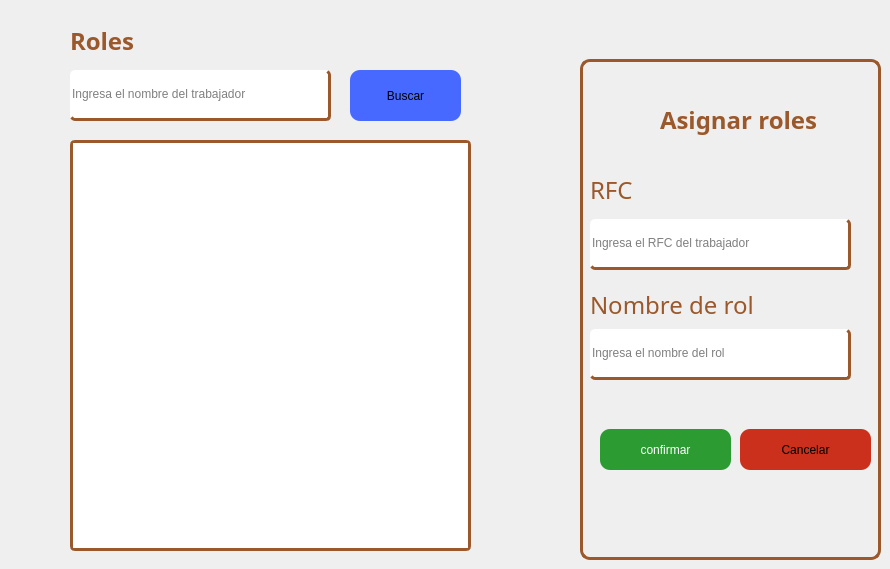
            <widget class="QWidget" name="tab_12">
             <attribute name="title">
              <string>Asignar roles</string>
             </attribute>
             <widget class="QTextEdit" name="atResultadoText">
              <property name="enabled">
               <bool>true</bool>
              </property>
              <property name="geometry">
               <rect>
                <x>70</x>
                <y>140</y>
                <width>401</width>
                <height>411</height>
               </rect>
              </property>
              <property name="font">
               <font>
                <family>Adwaita Sans</family>
                <pointsize>12</pointsize>
               </font>
              </property>
              <property name="cursor" stdset="0">
               <cursorShape>IBeamCursor</cursorShape>
              </property>
              <property name="styleSheet">
               <string notr="true">border: unset;
color: rgb(0, 0, 0);
border-radius: 5px;
border: 3px solid rgba(155, 88, 43, 1.0);
</string>
              </property>
              <property name="verticalScrollBarPolicy">
               <enum>Qt::ScrollBarPolicy::ScrollBarAsNeeded</enum>
              </property>
              <property name="readOnly">
               <bool>true</bool>
              </property>
             </widget>
             <widget class="QLineEdit" name="atBuscador">
              <property name="geometry">
               <rect>
                <x>70</x>
                <y>70</y>
                <width>261</width>
                <height>51</height>
               </rect>
              </property>
              <property name="styleSheet">
               <string notr="true">border: unset;
color: rgb(0, 0, 0);
border-radius: 5px;
border-bottom: 3px solid rgba(155, 88, 43, 1.0);
border-right: 3px solid  rgba(155, 88, 43, 1.0);</string>
              </property>
              <property name="placeholderText">
               <string>Ingresa el nombre del trabajador</string>
              </property>
             </widget>
             <widget class="QPushButton" name="atBuscar">
              <property name="geometry">
               <rect>
                <x>350</x>
                <y>70</y>
                <width>111</width>
                <height>51</height>
               </rect>
              </property>
              <property name="cursor">
               <cursorShape>PointingHandCursor</cursorShape>
              </property>
              <property name="styleSheet">
               <string notr="true">border: none;
border-radius: 10px;
background-color: rgb(71, 105, 255);</string>
              </property>
              <property name="text">
               <string>Buscar</string>
              </property>
             </widget>
             <widget class="QFrame" name="frame">
              <property name="geometry">
               <rect>
                <x>580</x>
                <y>59</y>
                <width>301</width>
                <height>501</height>
               </rect>
              </property>
              <property name="styleSheet">
               <string notr="true">border: 3px solid rgb(155, 88, 43);
border-radius: 10px;</string>
              </property>
              <property name="frameShape">
               <enum>QFrame::Shape::StyledPanel</enum>
              </property>
              <property name="frameShadow">
               <enum>QFrame::Shadow::Raised</enum>
              </property>
              <widget class="QPushButton" name="atCancelar">
               <property name="geometry">
                <rect>
                 <x>160</x>
                 <y>370</y>
                 <width>131</width>
                 <height>41</height>
                </rect>
               </property>
               <property name="cursor">
                <cursorShape>PointingHandCursor</cursorShape>
               </property>
               <property name="styleSheet">
                <string notr="true">border: none;
border-radius: 10px;
background-color: #CA301B;</string>
               </property>
               <property name="text">
                <string>Cancelar</string>
               </property>
              </widget>
              <widget class="QPushButton" name="atConfirmar">
               <property name="enabled">
                <bool>true</bool>
               </property>
               <property name="geometry">
                <rect>
                 <x>20</x>
                 <y>370</y>
                 <width>131</width>
                 <height>41</height>
                </rect>
               </property>
               <property name="cursor">
                <cursorShape>PointingHandCursor</cursorShape>
               </property>
               <property name="styleSheet">
                <string notr="true">color: rgb(255, 255, 255);
border: none;
border-radius: 10px;
background-color: #2B9B32;</string>
               </property>
               <property name="text">
                <string>confirmar</string>
               </property>
              </widget>
              <widget class="QLabel" name="label_20">
               <property name="geometry">
                <rect>
                 <x>80</x>
                 <y>40</y>
                 <width>161</width>
                 <height>41</height>
                </rect>
               </property>
               <property name="font">
                <font>
                 <family>Adwaita Sans</family>
                 <pointsize>18</pointsize>
                 <bold>true</bold>
                </font>
               </property>
               <property name="styleSheet">
                <string notr="true">border: none;
color: rgba(155, 88, 43, 1.0);
</string>
               </property>
               <property name="text">
                <string>Asignar roles</string>
               </property>
              </widget>
              <widget class="QLabel" name="label_21">
               <property name="geometry">
                <rect>
                 <x>10</x>
                 <y>110</y>
                 <width>61</width>
                 <height>41</height>
                </rect>
               </property>
               <property name="font">
                <font>
                 <family>Adwaita Sans</family>
                 <pointsize>18</pointsize>
                 <bold>false</bold>
                </font>
               </property>
               <property name="styleSheet">
                <string notr="true">border: none;
color: rgba(155, 88, 43, 1.0);
</string>
               </property>
               <property name="text">
                <string>RFC</string>
               </property>
              </widget>
              <widget class="QLabel" name="label_22">
               <property name="geometry">
                <rect>
                 <x>10</x>
                 <y>230</y>
                 <width>171</width>
                 <height>31</height>
                </rect>
               </property>
               <property name="font">
                <font>
                 <family>Adwaita Sans</family>
                 <pointsize>18</pointsize>
                 <bold>false</bold>
                </font>
               </property>
               <property name="styleSheet">
                <string notr="true">border: none;
color: rgba(155, 88, 43, 1.0);
</string>
               </property>
               <property name="text">
                <string>Nombre de rol</string>
               </property>
              </widget>
              <widget class="QLineEdit" name="atRfc">
               <property name="geometry">
                <rect>
                 <x>10</x>
                 <y>160</y>
                 <width>261</width>
                 <height>51</height>
                </rect>
               </property>
               <property name="styleSheet">
                <string notr="true">border: unset;
color: rgb(0, 0, 0);
border-radius: 5px;
border-bottom: 3px solid rgba(155, 88, 43, 1.0);
border-right: 3px solid  rgba(155, 88, 43, 1.0);</string>
               </property>
               <property name="placeholderText">
                <string>Ingresa el RFC del trabajador</string>
               </property>
              </widget>
              <widget class="QLineEdit" name="atNombreR">
               <property name="geometry">
                <rect>
                 <x>10</x>
                 <y>270</y>
                 <width>261</width>
                 <height>51</height>
                </rect>
               </property>
               <property name="styleSheet">
                <string notr="true">border: unset;
color: rgb(0, 0, 0);
border-radius: 5px;
border-bottom: 3px solid rgba(155, 88, 43, 1.0);
border-right: 3px solid  rgba(155, 88, 43, 1.0);</string>
               </property>
               <property name="placeholderText">
                <string>Ingresa el nombre del rol</string>
               </property>
              </widget>
             </widget>
             <widget class="QLabel" name="label_23">
              <property name="geometry">
               <rect>
                <x>70</x>
                <y>20</y>
                <width>161</width>
                <height>41</height>
               </rect>
              </property>
              <property name="font">
               <font>
                <family>Adwaita Sans</family>
                <pointsize>18</pointsize>
                <bold>true</bold>
               </font>
              </property>
              <property name="styleSheet">
               <string notr="true">border: none;
color: rgba(155, 88, 43, 1.0);
</string>
              </property>
              <property name="text">
               <string>Roles</string>
              </property>
             </widget>
            </widget>
